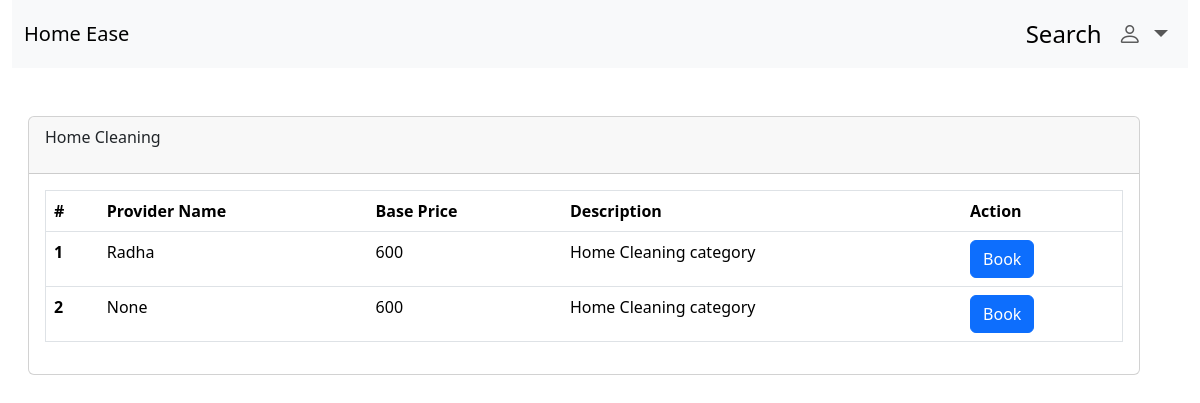
Before: /service/Home Cleaning with the older database file.
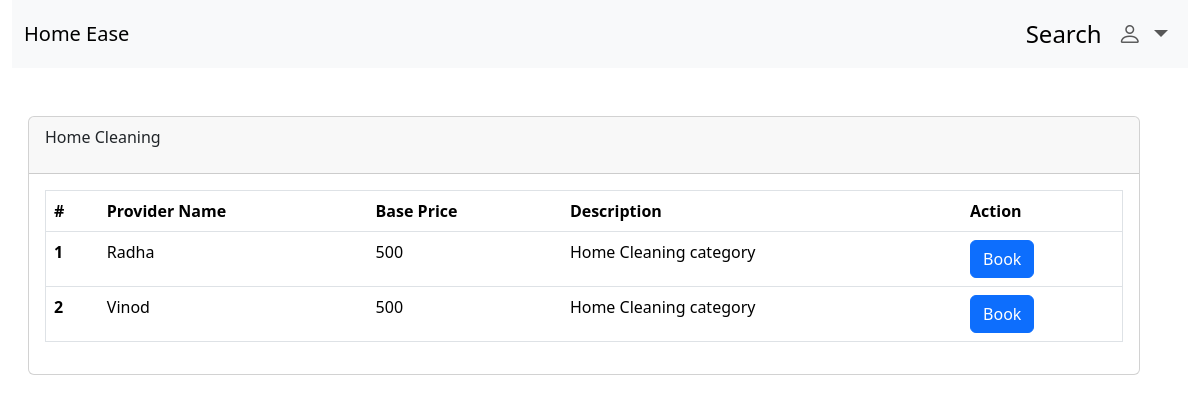
After: the same page with the newer database file.
### backend/models.py (models this page shows, shortened)
class ServiceProvider(db.Model,UserMixin):
    __tablename__='serviceprovider'
    id=db.Column(db.Integer, primary_key=True, autoincrement=True)
    name=db.Column(db.String)
    city=db.Column(db.String)
    email=db.Column(db.String,unique=True, nullable=False)
    password=db.Column(db.String)
    exp=db.Column(db.Integer)
    phone=db.Column(db.String)
    status=db.Column(db.String)
    servicename= db.Column(db.String, db.ForeignKey("services.name"))
    receive_request=db.relationship("Request",backref="service", cascade="all, delete-orphan")
    avail_slots=db.relationship("ProvidersAvailability",backref="servprovider",cascade="all, delete-orphan")

class Services(db.Model):
    __tablename__="services"
    id=db.Column(db.Integer, primary_key=True, autoincrement=True)
    name=db.Column(db.String,unique=True)
    baseprice=db.Column(db.Integer)
    description=db.Column(db.String)
    Sproviders=db.relationship("ServiceProvider", backref="service")

### backend/routes.py (the view)
@app.route("/service/<servicename>", methods=["GET","POST"])
def viewservice(servicename):
    if request.method=="GET":
        spobjs=db.session.query(ServiceProvider).filter_by(servicename=servicename).all()
        return render_template("customer/service.html",sps=spobjs,servicename=servicename)

### templates/customer/service.html (shortened to what this page needs)
<!DOCTYPE html>
<html lang="en">
<head>
    <link href="https://cdn.jsdelivr.net/npm/bootstrap@5.3.8/dist/css/bootstrap.min.css" rel="stylesheet"
>
    <link rel="stylesheet" href="https://cdn.jsdelivr.net/npm/bootstrap-icons@1.13.1/font/bootstrap-icons.min.css">
</head>
<body>
    <div class="container-fluid ">
        <nav class="navbar navbar-expand-lg bg-body-tertiary">
            <div class="container-fluid">
                <a class="navbar-brand" href="#">Home Ease</a>
                <div class="collapse navbar-collapse" id="navbarSupportedContent">
                    <ul class="navbar-nav mb-2 mb-lg-0 fs-4 ms-auto">
                        <li class="nav-item">
                            <a class="nav-link active" aria-current="page" href="#">Search</a>
                        </li>
                        <li class="nav-item dropdown">
                            <a class="nav-link dropdown-toggle" href="#" role="button" data-bs-toggle="dropdown"
                                aria-expanded="false">
                                <i class="bi bi-person"></i>
                            </a>
                        </li>
                    </ul>
                </div>
            </div>
        </nav>
        <div class="card ms-3  mt-5 me-5">
            <div class="card-header d-flex">
                <p>{{servicename}}</p>
            </div>
            <div class="card-body">
                <table class="table border  ">
                    <thead>
                        <tr>
                            <th scope="col">#</th>
                            <th scope="col">Provider Name</th>
                            <th scope="col"> Base Price</th>
                            <th scope="col">Description</th>
                            <th>Action</th>
                        </tr>
                    </thead>
                    <tbody>
                         {% for sp in sps %}
                        <tr>
                            <th scope="row">{{loop.index}}</th>
                            <td>{{sp.name}}</td>
                            <td>{{sp.service.baseprice}}</td>
                            <td>{{sp.service.description}}</td>
                            <td>
                               <a href="" type="button" class="btn btn-primary">Book</a>
                            </td>
                        </tr>
                        {% endfor %}
                    </tbody>
                </table>
            </div>
        </div>
    </div>
</body>
</html>

Changed rows visible on the page:
changed ServiceProvider "Radha": service.baseprice "600" → "500"
changed ServiceProvider: name "None" → "Vinod"; service.baseprice "600" → "500"
